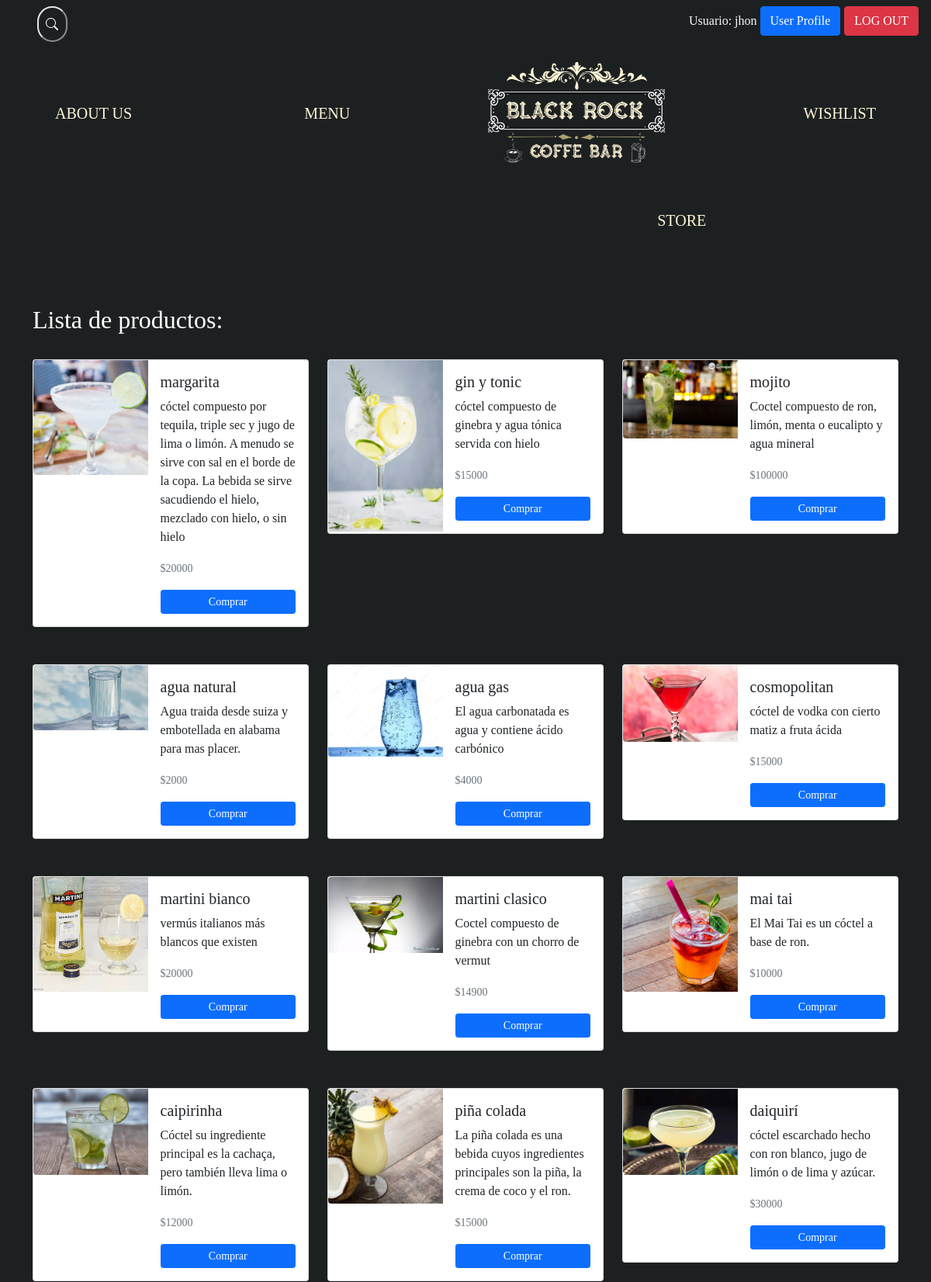
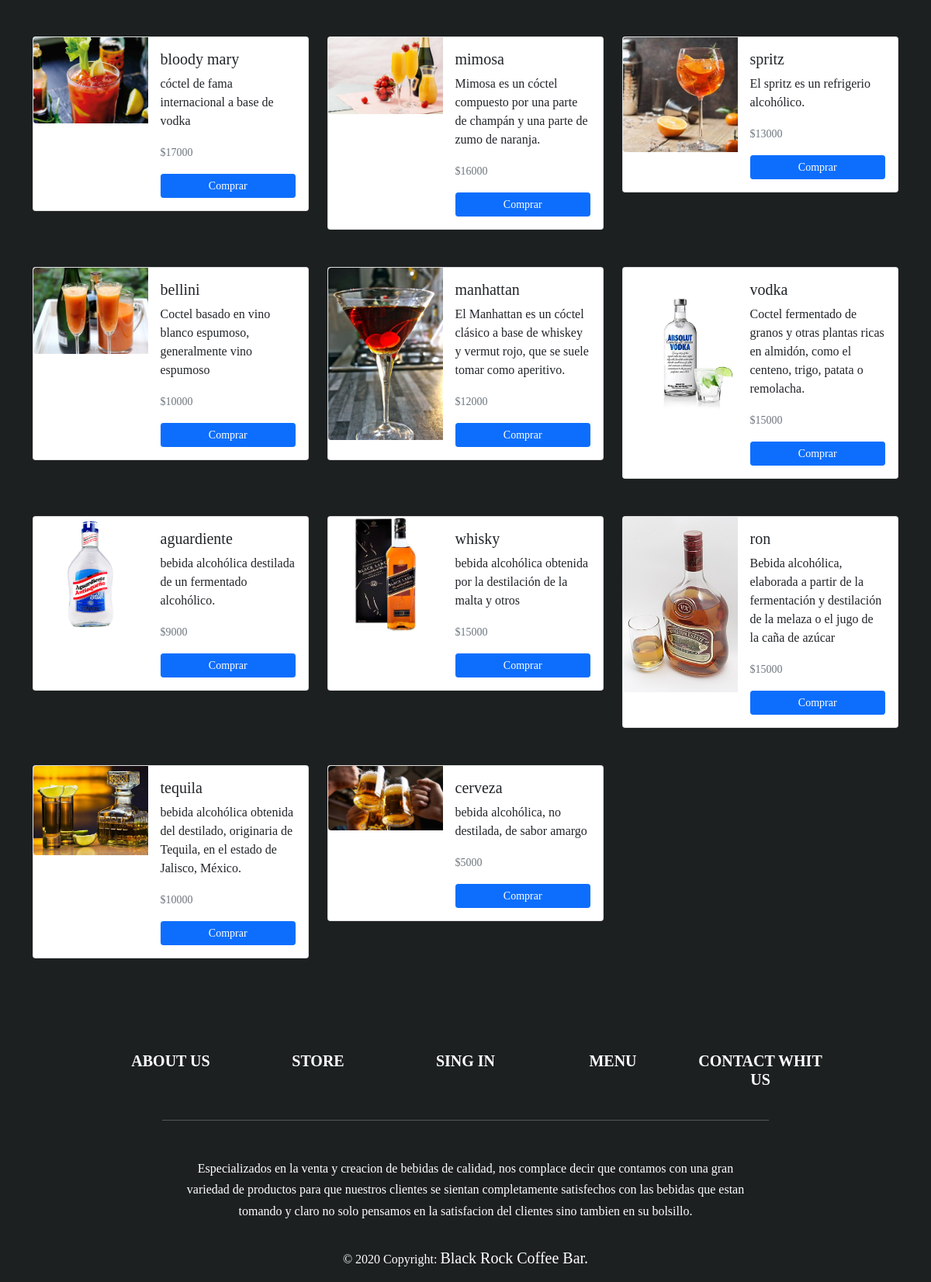
The page /store (signed in) on the database its author committed (2 pictures, top to bottom).
### tables this page shows
CREATE TABLE productos (id_producto INTEGER PRIMARY KEY AUTOINCREMENT, nombre_producto VARCHAR (50) NOT NULL, codigo_producto VARCHAR (50) UNIQUE NOT NULL, info_producto VARCHAR (255) NOT NULL, precio_producto INT NOT NULL, estado_producto VARCHAR (20) NOT NULL DEFAULT active);

### app/routes.py (the view)
@app.route("/store")
def store():
    data = user_controller.obtenerProductos()
    return render_template('public/store.html', datos = data)

### app/controller/user_controller.py (called while the page is built)
def obtenerProductos():
    db = database.get_db()
    cursor = db.cursor()
    sql = "SELECT id_producto, nombre_producto, codigo_producto, info_producto, precio_producto, estado_producto from productos"
    cursor.execute(sql)
    return cursor.fetchall()

### app/database.py (called while the page is built)
def get_db():
    db = getattr(g, '_database', None)
    if db is None:
        db = g._database = sqlite3.connect(DATABASE)
    return db

@app.teardown_appcontext
def close_connection(exception):
    db = getattr(g, '_database', None)
    if db is not None:
        db.close()

### app/templates/public/store.html (shortened to what this page needs)
{% extends "public/templates/public_template.html" %}  {% block body %}
<div class="container rounded">
  <br />
  <h2 class="text-white">Lista de productos:</h2>
  <br />
  <div class="row">
  {% for product in datos %} {% if product[5] == 'active' %}
    <div class="col-12 col-sm-6 col-lg-4 ">
      <div class="card mb-5" style="max-width: 540px">
        <form action="" method="GET">
          <div class="row g-0">
            <div class="col-md-5">
              <img
                src="{{url_for('static', filename='img/productos/')}}{{product[2]}}.jpg"
                class="img-fluid rounded-start img-tumbnail"
                alt=""
              />
            </div>
            <div class="col-md-7">
              <div class="card-body d-flex flex-column">
                <h5 class="card-title">{{product[1]}}</h5>
                <p class="card-text text-centered">{{product[3]}}</p>
                <p class="card-text mt-auto">
                  <small class="text-muted mb-3">${{product[4]}}</small>
                </p>
                <button
                  type="submit"
                  class="mt-auto btn btn-primary btn-sm"
                  name="buy"
                  value="{{ product[2] }}"
                >
                  Comprar
                </button>
              </div>
            </div>
          </div>
        </form>
      </div>
    </div>
  {% endif %} {% endfor %}
</div>
  <br />
</div>
{% endblock %}

### app/static/css/style.css (style rules this page uses)
body { background-color: #1D2021; font-family: Blue_North; position: relative; }
html { background-attachment: fixed, scroll; background-repeat: no-repeat, repeat-y; }
.container { background-color: transparent; }

### app/static/css/login.css (style rules this page uses)
*,:after,:before { box-sizing:border-box }

### rows shown on the page
productos: codigo_producto (picture), nombre_producto "margarita", info_producto "cóctel compuesto por tequila, triple sec y jugo de lima o limón. A menudo se sirve con sal en el borde de la copa. La bebida se sirve sacudiendo el hielo, mezclado con hielo, o sin hielo", precio_producto "20000"
productos: codigo_producto (picture), nombre_producto "gin y tonic", info_producto "cóctel compuesto de ginebra y agua tónica servida con hielo", precio_producto "15000"
productos: codigo_producto (picture), nombre_producto "mojito", info_producto "Coctel compuesto de ron, limón, menta o eucalipto y agua mineral", precio_producto "100000"
productos: codigo_producto (picture), nombre_producto "agua natural", info_producto "Agua traida desde suiza y embotellada en alabama para mas placer.", precio_producto "2000"
productos: codigo_producto (picture), nombre_producto "agua gas", info_producto "El agua carbonatada es agua y contiene ácido carbónico", precio_producto "4000"
productos: codigo_producto (picture), nombre_producto "cosmopolitan", info_producto "cóctel de vodka con cierto matiz a fruta ácida", precio_producto "15000"
productos: codigo_producto (picture), nombre_producto "martini bianco", info_producto "vermús italianos más blancos que existen", precio_producto "20000"
productos: codigo_producto (picture), nombre_producto "martini clasico", info_producto "Coctel compuesto de ginebra con un chorro de vermut", precio_producto "14900"
productos: codigo_producto (picture), nombre_producto "mai tai", info_producto "El Mai Tai es un cóctel a base de ron.", precio_producto "10000"
productos: codigo_producto (picture), nombre_producto "caipirinha", info_producto "Cóctel su ingrediente principal es la cachaça, pero también lleva lima o limón.", precio_producto "12000"
productos: codigo_producto (picture), nombre_producto "piña colada", info_producto "La piña colada es una bebida cuyos ingredientes principales son la piña, la crema de coco y el ron.", precio_producto "15000"
productos: codigo_producto (picture), nombre_producto "daiquirí", info_producto "cóctel escarchado hecho con ron blanco, jugo de limón o de lima y azúcar.", precio_producto "30000"
productos: codigo_producto (picture), nombre_producto "bloody mary", info_producto "cóctel de fama internacional a base de vodka", precio_producto "17000"
productos: codigo_producto (picture), nombre_producto "mimosa", info_producto "Mimosa es un cóctel compuesto por una parte de champán y una parte de zumo de naranja.", precio_producto "16000"
productos: codigo_producto (picture), nombre_producto "spritz", info_producto "El spritz es un refrigerio alcohólico.", precio_producto "13000"
productos: codigo_producto (picture), nombre_producto "bellini", info_producto "Coctel basado en vino blanco espumoso, generalmente vino espumoso", precio_producto "10000"
productos: codigo_producto (picture), nombre_producto "manhattan", info_producto "El Manhattan es un cóctel clásico a base de whiskey y vermut rojo, que se suele tomar como aperitivo.", precio_producto "12000"
productos: codigo_producto (picture), nombre_producto "vodka", info_producto "Coctel fermentado de granos y otras plantas ricas en almidón, como el centeno, trigo, patata o remolacha.", precio_producto "15000"
productos: codigo_producto (picture), nombre_producto "aguardiente", info_producto "bebida alcohólica destilada de un fermentado alcohólico.", precio_producto "9000"
productos: codigo_producto (picture), nombre_producto "whisky", info_producto "bebida alcohólica obtenida por la destilación de la malta y otros", precio_producto "15000"
productos: codigo_producto (picture), nombre_producto "ron", info_producto "Bebida alcohólica, elaborada a partir de la fermentación y destilación de la melaza o el jugo de la caña de azúcar", precio_producto "15000"
productos: codigo_producto (picture), nombre_producto "tequila", info_producto "bebida alcohólica obtenida del destilado, originaria de Tequila, en el estado de Jalisco, México.", precio_producto "10000"
productos: codigo_producto (picture), nombre_producto "cerveza", info_producto "bebida alcohólica, no destilada, de sabor amargo", precio_producto "5000"

### other values the page prints
{{ session['username'] }} "jhon"
